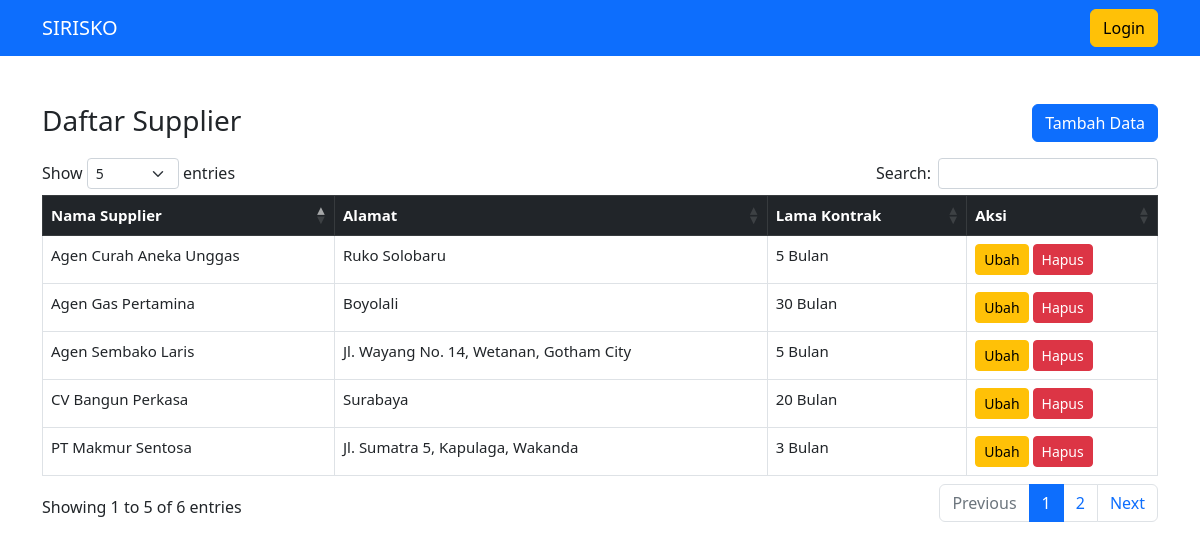
The app's page /supplier/ with its own data.
### inventaris/models.py (models this page shows, shortened)
class Supplier(models.Model):
    nama_supplier = models.CharField(max_length=30)
    alamat = models.TextField()
    lama_kontrak = models.IntegerField()

### inventaris/views.py (the view)
# urls.py: path('supplier/', views.supplier, name='supplier'),
def supplier(request):
    items = models.Supplier.objects.all()
    if request.POST:
        form = forms.FormSupplier(request.POST)
        if form.is_valid():
            form.save()
            form = forms.FormSupplier()
            messages.success(request, "Data berhasil disimpan!")
            konteks = {
                'form': form,
                'suppliers': items,
            }
            return render(request, 'supplier.html', konteks)
            return redirect('supplier')
            return HttpResponse.closed(True)
    else:
        form = forms.FormSupplier()
        konteks = {
            'form': form,
            'suppliers': items,
        }
    return render(request, 'supplier.html', konteks)
    return redirect('supplier')
    return HttpResponse.closed(True)

### inventaris/forms.py
class FormSupplier(ModelForm):
    class Meta:
        model = models.Supplier
        fields = '__all__'
        widgets = {
            'nama_supplier': forms.TextInput({'class': 'form-control'}),
            'alamat': forms.TextInput({'class': 'form-control'}),
            'lama_kontrak': forms.NumberInput({'class': 'form-control'}),
        }

### inventaris/templates/supplier.html (shortened to what this page needs)
{% extends 'base.html' %}
{% block content %}
<div class="container mt-5 mb-5">
    <div class="d-flex">
        <h3 class="flex-fill">Daftar Supplier</h3>
        <ul class="d-flex justify-content-end">
            <button type="button" class="btn btn-primary mr-auto" data-bs-toggle="modal"
                data-bs-target="#staticBackdrop">
                Tambah Data
            </button>
        </ul>
    </div>
    <div class="row">
        <div class="col-md-12">
            <table class="table table-bordered table-stripped table-hover" id="tabel">
                <thead class="table-dark">
                    <tr>
                        <th>Nama Supplier</th>
                        <th>Alamat</th>
                        <th>Lama Kontrak</th>
                        <th>Aksi</th>
                    </tr>
                </thead>
                <tbody>
                    {% for items in suppliers %}
                    <tr>
                        <td>{{ items.nama_supplier }}</td>
                        <td>{{ items.alamat }}</td>
                        <td>{{ items.lama_kontrak }} Bulan</td>
                        <td>
                            <a role="button" class="btn btn-warning btn-sm"
                                href="{% url 'ubah_supplier' items.id %}">Ubah</a>
                            <button type="button" class="btn btn-danger btn-sm" id="hapus-{{ items.id }}">
                                Hapus
                            </button>
                        </td>
                    </tr>
                    {% endfor %}
                </tbody>
            </table>
        </div>
    </div>
</div>
{% endblock %}

### templates/base.html (style rules this page uses)
tr, td { font-size: 15px; }

### records on screen
Supplier: nama_supplier "Agen Sembako Laris", alamat "Jl. Wayang No. 14, Wetanan, Gotham City", lama_kontrak "5"
Supplier: nama_supplier "PT Makmur Sentosa", alamat "Jl. Sumatra 5, Kapulaga, Wakanda", lama_kontrak "3"
Supplier: nama_supplier "Agen Curah Aneka Unggas", alamat "Ruko Solobaru", lama_kontrak "5"
Supplier: nama_supplier "Agen Gas Pertamina", alamat "Boyolali", lama_kontrak "30"
Supplier: nama_supplier "CV Bangun Perkasa", alamat "Surabaya", lama_kontrak "20"
